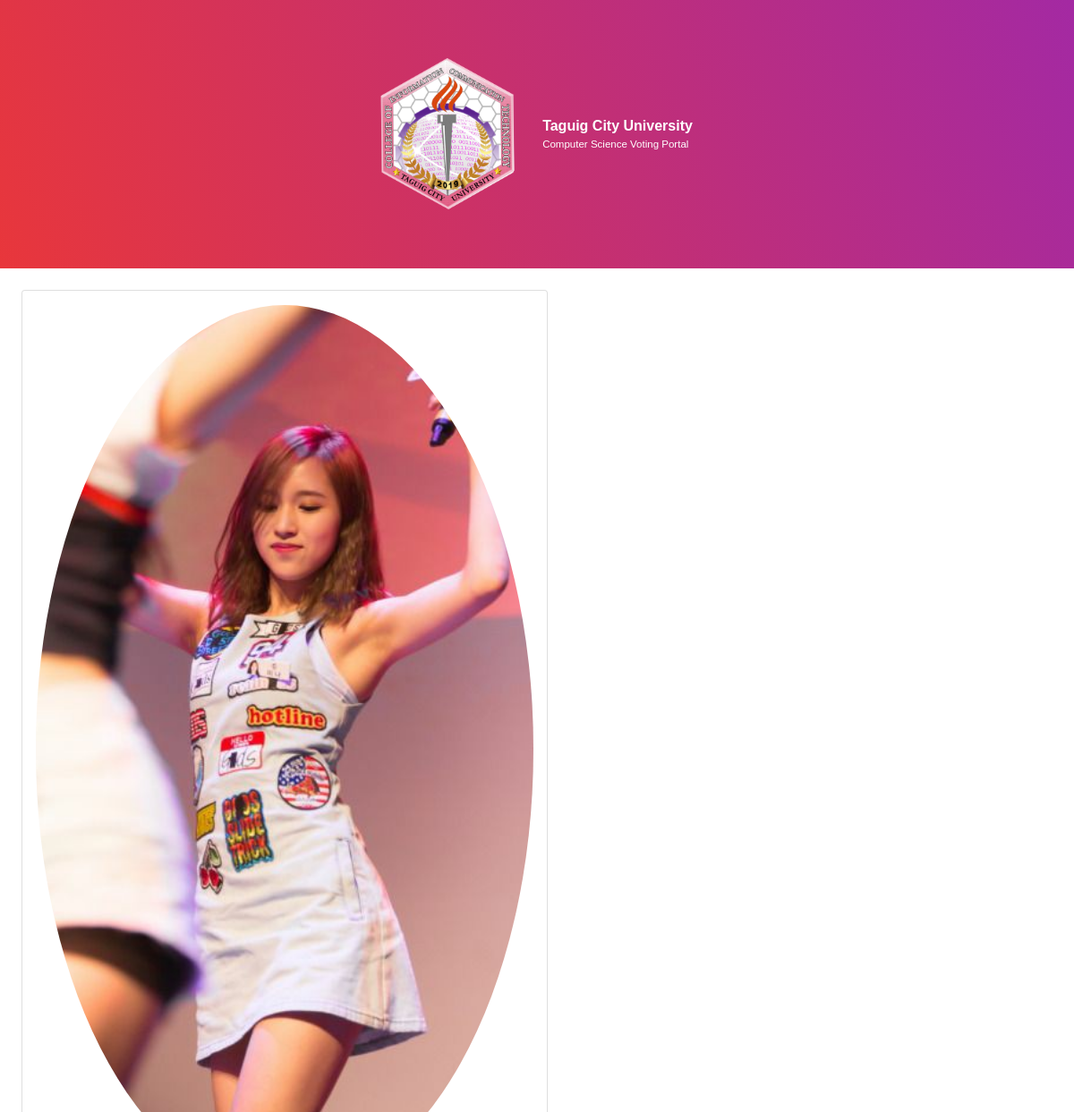
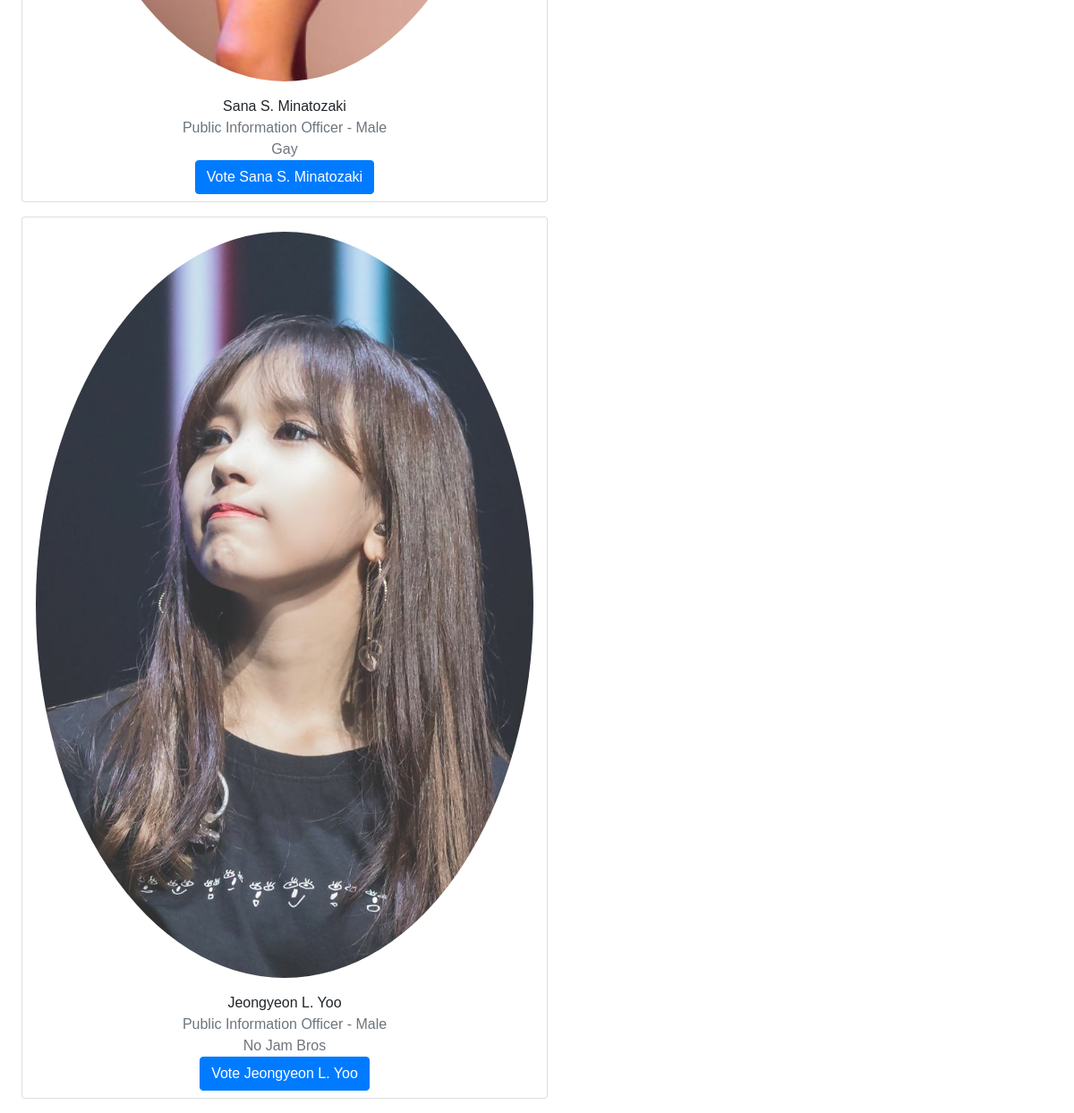
The page /piom.php on the database its author committed (2 pictures, top to bottom).
### tables this page shows
CREATE TABLE `candidate` (
  `candidatename` varchar(50) NOT NULL,
  `candidatestudentnumber` varchar(50) NOT NULL,
  `candidateage` varchar(50) NOT NULL,
  `candidategender` varchar(10) NOT NULL,
  `candidatecourse` varchar(50) NOT NULL,
  `candidateposition` varchar(50) NOT NULL,
  `candidatepartylist` varchar(50) NOT NULL,
  `candidatepicture` varchar(100) NOT NULL
);

### piom.php (the view, shortened to what this page needs)
<!DOCTYPE html>
<html lang="en">
<head>
    <link rel="stylesheet" href="https://cdn.jsdelivr.net/npm/bootstrap@4.3.1/dist/css/bootstrap.min.css">
    <link rel="stylesheet" href="/css/vote.css">
</head>
<body>
    <div class="top">
        <div class="logo">
            <img src="/src/cict.png" class="icon">
        </div>
        <div class="name">
            <p class="schoolname">Taguig City University</p>
            <p class="webname">Computer Science Voting Portal</p>
        </div>
    </div><br>
    <div>
        <?php
        include('connection.php');
        $countquery = "SELECT * FROM candidate WHERE candidateposition = 'Public Information Officer - Male'";
        $countres = mysqli_query($conn, $countquery);
        while ($getrow = mysqli_fetch_array($countres)) {
            $cname = $getrow["candidatename"];
            $cpos = $getrow["candidateposition"];
            $cstno = $getrow["candidatestudentnumber"];
            $cpartylist = $getrow["candidatepartylist"];
            $imageurl = $getrow["candidatepicture"];
            echo    '<form method = "post">
            <div class="row pb-3 ml-4 mr-0">
                    <div class="col-6 card text-center" style="width: 18rem;">
                            <img src="src/candidate/Public Information Officer - Male/' . $imageurl . '" class="card-img-top py-3 rounded-circle" alt="...">
                             <div class="card-body py-0 px-0">
                                <p class="card-text">' . $cname . '</p>
                                <p class="text-secondary">' . $cpos . '</p>
                                <p class="text-secondary">' . $cpartylist . '</p>
                                <button class="btn btn-primary mb-2" type="submit" name = "votepiom" value = "' . $cstno . '" >Vote ' . $cname . ' </button>
                            </div>
                        </div>
                    </div>
                </form>';
        }
        ?>
    </div>
</body>
</html>

### css/vote.css (style rules this page uses)
html { font-size: 1rem; }
body { font-family: Arial, Helvetica, sans-serif; margin: 0 0 0 0; padding: 0 0 0 0; }
p { margin-bottom: 0; }
.webname { font-size: 0.72rem; }
.icon { width: 15vw; }
.top { width: 100%; display: flex; align-items: center; justify-content: center; padding: 5% 0 5% 0; background-image: linear-gradient(247.23deg, #a229a5 -2.25%, #eb3737 104.04%); color: white; column-gap: 1rem; z-index: 2; }
.schoolname { font-weight: bolder; }
.webname, .schoolname { margin-top: 0; margin-bottom: 0; }

### rows shown on the page
candidate: candidatepicture (picture), candidatename "Sana S. Minatozaki", candidateposition "Public Information Officer - Male", candidatepartylist "Gay"
candidate: candidatepicture (picture), candidatename "Jeongyeon L. Yoo", candidateposition "Public Information Officer - Male", candidatepartylist "No Jam Bros"
